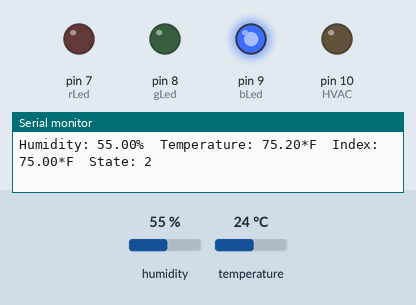
This sketch was run on a simulated Arduino Uno, built with avr-gcc and run on an emulated ATmega328P. Shown: output pins drawn as LEDs (lit = HIGH), the last lines printed to the serial monitor. Inputs (shaded band) come from the test bench; at power-on: temperature 24 °C, humidity 55 %.

Above: at 3.2 s.
3.3 s: temperature set to 25.6 °C
9.3 s: temperature set to 26.6 °C
At 11.5 s:
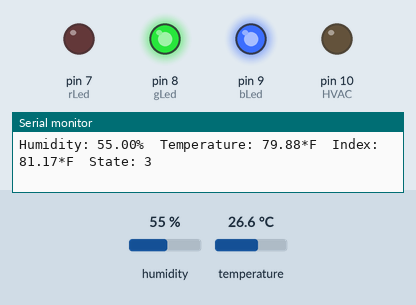
12.0 s: humidity set to 79 %
18.0 s: humidity set to 82 %
At 19.7 s:
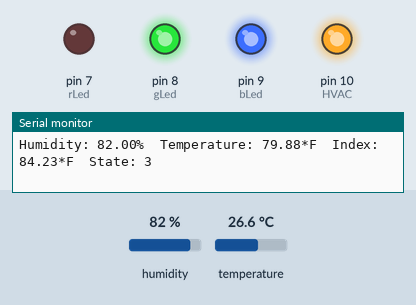
20.7 s: temperature set to 27.5 °C
26.7 s: temperature set to 28.8 °C
At 29.4 s:
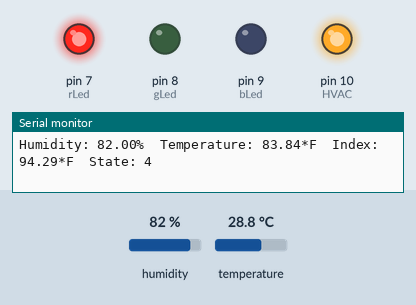
Timing chart, 0 to 30.9 s (numbered marks = the images above; inputs shaded):
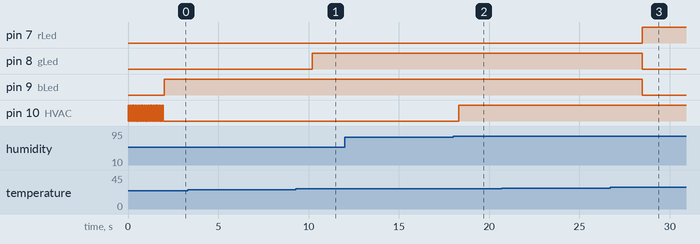

Measured:
- the behaviour switches between 26 and 26.1 °C on temperature (found by bisection; images 0 and 1)
- the behaviour switches between 80 and 81 % on humidity (found by bisection; images 1 and 2)
- the behaviour switches between 27.9 and 28 °C on temperature (found by bisection; images 2 and 3)
- after the input at 9.3 s, pin 8 (gLed): LOW → HIGH after 0.89 s
- after the input at 18.0 s, pin 10 (HVAC): LOW → HIGH after 0.32 s
- after the input at 26.7 s, pin 7 (rLed): LOW → HIGH after 1.8 s; pin 8 (gLed), pin 9 (bLed): HIGH → LOW after 1.8 s

The sketch:

Thermostat.ino
```cpp
#include "DHT.h"

#define DHTPIN 13
#define DHTTYPE DHT22

DHT dht(DHTPIN,DHTTYPE);

int HVAC = 10;
int rLed = 7;
int gLed = 8;
int bLed = 9;

void setup() {
  Serial.begin(9600);
  Serial.println("Thermostat v0.1.0");

  pinMode(HVAC, OUTPUT);
  pinMode(rLed, OUTPUT);
  pinMode(bLed, OUTPUT);
  pinMode(gLed, OUTPUT);

  dht.begin();

  // Allow the sensor to stablize.
  flicker(HVAC, 50, 20);
}

void loop() {
  float h = dht.readHumidity();
  float t = dht.readTemperature(true);
  float i = dht.computeHeatIndex(t,h);
  int s = (int) (i - 50)/10;

  if (isnan(h) || isnan(t)) {
    Serial.println("Failed to read from sensor!");
    return;
  }

  printData(h,t,i,s);

  runHVAC(h,t);

  showHeatIndex(s);
}

void printData(float h, float t, float i, int s) {
  Serial.print("Humidity: ");
  Serial.print(h);
  Serial.print("%\t");
  Serial.print("Temperature: ");
  Serial.print(t);
  Serial.print("*F\t");
  Serial.print("Index: ");
  Serial.print(i);
  Serial.print("*F\t");
  Serial.print("State: ");
  Serial.println(s);
}

void runHVAC (float h, float t) {
  if ( h > 80 || t > 80) {
    turnOn(HVAC);
  }
  else {
    turnOff(HVAC);
  }
}

void turnOn (int device) {
  digitalWrite(device, HIGH);
}

void turnOff (int device) {
  digitalWrite(device, LOW);
}

void showHeatIndex(int s) {
  triColorLed(s);
}

void flicker(int device, int timeOn, int loops) {
  for (int i = 0; i < loops; i++) {
    ledOn(device, timeOn);
    ledOff(device, timeOn);
  }
}

void ledOn(int device, int timeOn) {
  digitalWrite(device, HIGH);
  delay(timeOn);
}

void ledOff(int device, int timeOff) {
  digitalWrite(device, LOW);
  delay(timeOff);
}

void triColorLed(int state) {
  switch (state) {
    case 0:
      digitalWrite(rLed, LOW);
      digitalWrite(bLed, LOW);
      digitalWrite(gLed, LOW);
      break;
    case 1:
      digitalWrite(rLed, LOW);
      digitalWrite(bLed, LOW);
      digitalWrite(gLed, HIGH);
      break;
    case 2:
      digitalWrite(rLed, LOW);
      digitalWrite(bLed, HIGH);
      digitalWrite(gLed, LOW);
      break;
    case 3:
      digitalWrite(rLed, LOW);
      digitalWrite(bLed, HIGH);
      digitalWrite(gLed, HIGH);
      break;
    case 4:
      digitalWrite(rLed, HIGH);
      digitalWrite(bLed, LOW);
      digitalWrite(gLed, LOW);
      break;
    case 5:
      digitalWrite(rLed, HIGH);
      digitalWrite(bLed, LOW);
      digitalWrite(gLed, HIGH);
      break;
    case 6:
      digitalWrite(rLed, HIGH);
      digitalWrite(bLed, HIGH);
      digitalWrite(gLed, LOW);
      break;
    case 7:
      digitalWrite(rLed, HIGH);
      digitalWrite(bLed, HIGH);
      digitalWrite(gLed, HIGH);
      break;
  }
}
```
